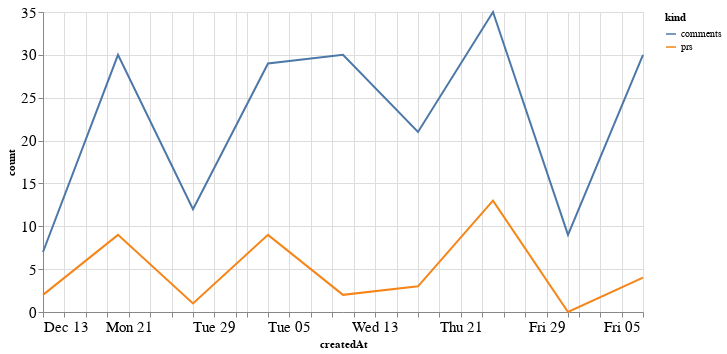

Notebook code for this chart:
### Code cell
alt.Chart(total_time, width=600).mark_line().encode(
    x='createdAt',
    y='count',
    color='kind'
)

### Figure 1 — Vega-Lite specification as saved in the notebook (floating-point values rounded to 4 significant figures)
{"config": {"axisLeft": {"labelFontSize": 15}, "axisBottom": {"labelFontSize": 15}}, "data": {"name": "data-1defed0b19632e874afb416dcce2800f"}, "mark": "line", "encoding": {"color": {"type": "nominal", "field": "kind"}, "x": {"type": "temporal", "field": "createdAt"}, "y": {"type": "quantitative", "field": "count"}}, "width": 600, "$schema": "https://vega.github.io/schema/vega-lite/v4.8.1.json", "datasets": {"data-1defed0b19632e874afb416dcce2800f": [{"createdAt": "2020-12-13T00:00:00", "kind": "prs", "count": 2}, {"createdAt": "2020-12-20T00:00:00", "kind": "prs", "count": 9}, {"createdAt": "2020-12-27T00:00:00", "kind": "prs", "count": 1}, {"createdAt": "2021-01-03T00:00:00", "kind": "prs", "count": 9}, {"createdAt": "2021-01-10T00:00:00", "kind": "prs", "count": 2}, {"createdAt": "2021-01-17T00:00:00", "kind": "prs", "count": 3}, {"createdAt": "2021-01-24T00:00:00", "kind": "prs", "count": 13}, {"createdAt": "2021-01-31T00:00:00", "kind": "prs", "count": 0}, {"createdAt": "2021-02-07T00:00:00", "kind": "prs", "count": 4}, {"createdAt": "2020-12-13T00:00:00", "kind": "comments", "count": 7}, {"createdAt": "2020-12-20T00:00:00", "kind": "comments", "count": 30}, {"createdAt": "2020-12-27T00:00:00", "kind": "comments", "count": 12}, {"createdAt": "2021-01-03T00:00:00", "kind": "comments", "count": 29}, {"createdAt": "2021-01-10T00:00:00", "kind": "comments", "count": 30}, {"createdAt": "2021-01-17T00:00:00", "kind": "comments", "count": 21}, {"createdAt": "2021-01-24T00:00:00", "kind": "comments", "count": 35}, {"createdAt": "2021-01-31T00:00:00", "kind": "comments", "count": 9}, {"createdAt": "2021-02-07T00:00:00", "kind": "comments", "count": 30}]}}
